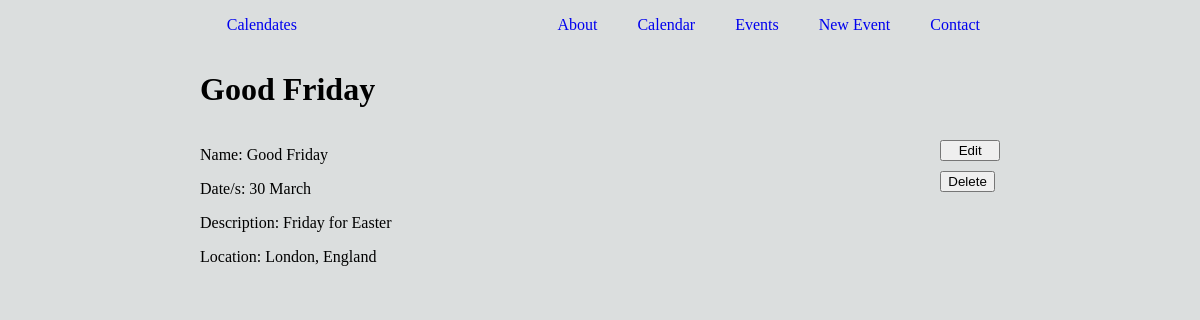
Page /calendates/events/2/ on the earlier database version.
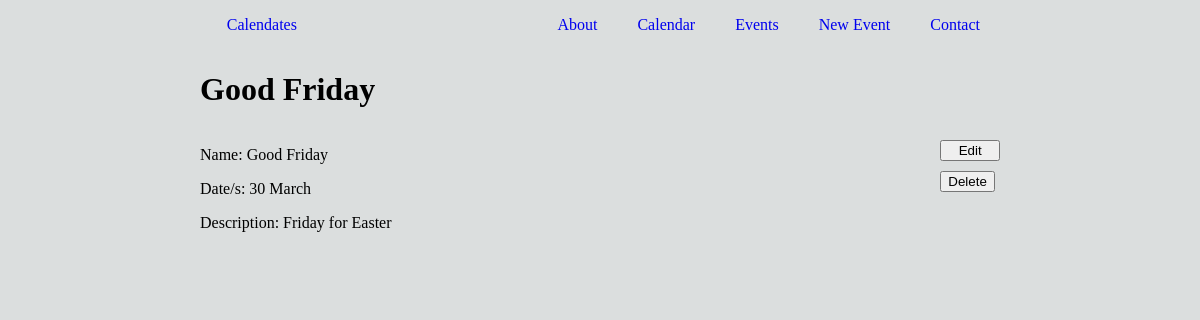
Same page on the later database version.
### database_setup.py (models this page shows, shortened)
class Event(db.Model):
	__tablename__ = 'event'
	id = db.Column(db.Integer, primary_key=True)
	name = db.Column(db.String(100), nullable=False)
	description = db.Column(db.String(1000))
	country = db.Column(db.String(50))
	city = db.Column(db.String(50))
	dates = db.relationship('Date', secondary=events_dates, order_by=Date.id, lazy='subquery', backref=db.backref('events'))

### project.py (the view)
@app.route('/calendates/events/<int:event_id>/', methods=['GET', 'POST'])
def eventInfo(event_id):
	event = Event.query.filter_by(id=event_id).one()
	if request.method == 'POST':
		if request.form['name']:
			event.name = request.form['name']
			event.description = request.form['description']
			event.country = request.form['country']
			event.city = request.form['city']
			year = int(request.form['year'])
			month = int(request.form['month'])
			date = int(request.form['date'])
			dateStart = Date.query.filter_by(year=year, month=month, date=date).one()
			newDates = []
			if dateStart: #make sure date is in database
				if request.form.get('multiple-days'): #change multiple dates
					yearEnd = int(request.form['year-end'])
					monthEnd = int(request.form['month-end'])
					dateEnd = int(request.form['date-end'])
					dateIsAfter = checkDates(year, month, date, yearEnd, monthEnd, dateEnd)
					if dateIsAfter:
						allSame = False
						while not allSame:
							newDate = Date.query.filter_by(year=year, month=month, date=date).one()
							newDates.append(newDate)
							if (year==yearEnd and month==monthEnd and date==dateEnd):
								allSame = True
							else:
								year, month, date = getNextDate(year, month, date)
						event.dates = newDates
					else:
						print "You need to make sure the 2nd date is after the first"
				else: #just change 1 date
					print "multiple days not ticked"
					newDates.append(dateStart)
					event.dates = newDates
			else:
				print "date not found, try a proper date. date not changed"
			db.session.add(event)
			db.session.commit()
			return redirect(url_for('events'))
		else:
			print "Event must have a name"
			return
	else:
		return render_template('eventinfo.html', event=event)

### templates/eventinfo.html (shortened to what this page needs)
{% extends "layout.html" %}
{% block head %}
	{{ super() }}
{% endblock %}
{% block heading %} {{event.name}} {% endblock %}
{% block main %}
	<div id="event-info-wrapper">
		<div id="event-info">
			<p>Name: {{event.name}}</p>
			<p>
				Date/s: {{event.dates[0].date}} {{event.dates[0].month_name}}
			</p>
			<p>Description: {{event.description}}</p>
			{% if event.city or event.country %}
			<p>Location: {% if event.city %}{{event.city}}, {% endif %}{{event.country}}</p>
			{% endif %}
		</div>
		<div id="edit-div">
			<button type="button" id="edit-btn">Edit</button>
			<a href="{{url_for('deleteEvent', event_id=event.id)}}"><button type="button" id="delete-btn">Delete</button></a>
		</div>
	</div>
{% endblock %}

Differences in the rows shown:
changed Event "Good Friday": city "London" → (not shown); country "England" → (not shown)
Other differences:
text no longer shown: "Location: ,"
